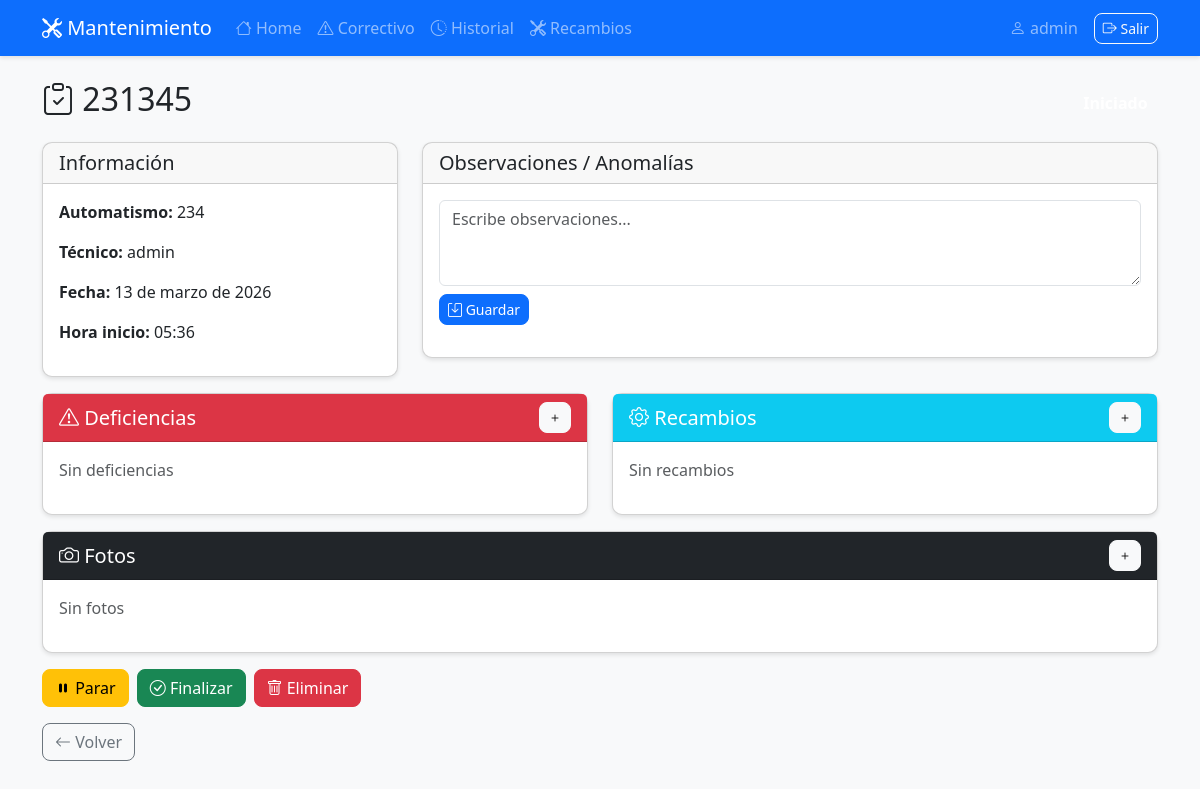
The app's page /preventivo/2/ (signed in) with its own data.
### preventivoapp/models.py (models this page shows, shortened)
class Preventivo(models.Model):
    codigo = models.CharField(max_length=50, unique=True, verbose_name='Código PDS')
    automatismo = models.ForeignKey(Automatismo, on_delete=models.CASCADE, related_name='preventivos')
    tecnico = models.ForeignKey(User, on_delete=models.SET_NULL, null=True, related_name='preventivos')
    fecha_inicio = models.DateField(auto_now_add=True, verbose_name='Fecha inicio')
    hora_inicio = models.TimeField(auto_now_add=True, verbose_name='Hora inicio')
    tiempo = models.DurationField(null=True, blank=True, verbose_name='Tiempo transcurrido')
    observaciones = models.TextField(blank=True, verbose_name='Observaciones / Anomalías')
    fecha_fin = models.DateTimeField(null=True, blank=True, verbose_name='Fecha fin')
    hora_parada = models.DateTimeField(null=True, blank=True, verbose_name='Hora de última parada')
    estado = models.CharField(max_length=20, choices=[
        ('iniciado', 'Iniciado'),
        ('en_progreso', 'En curso'),
        ('parado', 'Parado'),
        ('finalizado', 'Finalizado')
    ], default='iniciado', verbose_name='Estado')
    class Meta:
        verbose_name = 'Preventivo'
        verbose_name_plural = 'Preventivos'
        ordering = ['-fecha_inicio', '-hora_inicio']

class Automatismo(models.Model):
    codigo = models.CharField(max_length=50, unique=True, verbose_name='Código')
    class Meta:
        verbose_name = 'Automatismo'
        verbose_name_plural = 'Automatismos'

### preventivoapp/views.py (the view, shortened to what this page needs)
# urls.py: path('preventivo/<int:id>/', views.detalle_preventivo, name='detalle_preventivo'),
@login_required
def detalle_preventivo(request, id):
    preventivo = get_object_or_404(Preventivo, id=id)
    return render(request, 'preventivoapp/detalle_preventivo.html', {'preventivo': preventivo})

### preventivoapp/templates/preventivoapp/detalle_preventivo.html (shortened to what this page needs)
{% extends 'preventivoapp/base.html' %}
{% load extras %}
{% block content %}
<div class="row">
    <div class="col-12">
        <div class="d-flex justify-content-between align-items-center mb-3">
            <h2><i class="bi bi-clipboard-check"></i> {{ preventivo.codigo }}</h2>
            <span class="badge bg-{{ preventivo.estado|default:'secondary' }} fs-6">
            </span>
        </div>
    </div>
</div>
<div class="row mb-3">
    <div class="col-md-4">
        <div class="card">
            <div class="card-header">
                <h5 class="mb-0">Información</h5>
            </div>
            <div class="card-body">
                <p><strong>Automatismo:</strong> {{ preventivo.automatismo.codigo }}</p>
                <p><strong>Técnico:</strong> {{ preventivo.tecnico.username }}</p>
                <p><strong>Fecha:</strong> {{ preventivo.fecha_inicio }}</p>
                <p><strong>Hora inicio:</strong> {{ preventivo.hora_inicio }}</p>
            </div>
        </div>
    </div>
    <div class="col-md-8">
        <div class="card">
            <div class="card-header d-flex justify-content-between align-items-center">
                <h5 class="mb-0">Observaciones / Anomalías</h5>
            </div>
            <div class="card-body">
                {% if preventivo.estado != 'finalizado' %}
                <form method="post" class="mb-3">
                    <textarea name="observaciones" class="form-control mb-2" rows="3" placeholder="Escribe observaciones...">{{ preventivo.observaciones }}</textarea>
                    <button type="submit" class="btn btn-primary btn-sm">
                        <i class="bi bi-save"></i> Guardar
                    </button>
                </form>
                {% else %}
                <p>{{ preventivo.observaciones|default:"Sin observaciones" }}</p>
                {% endif %}
            </div>
        </div>
    </div>
</div>
<div class="row mb-3">
    <div class="col-md-6">
        <div class="card">
            <div class="card-header bg-danger text-white d-flex justify-content-between align-items-center">
                <h5 class="mb-0"><i class="bi bi-exclamation-triangle"></i> Deficiencias</h5>
                {% if preventivo.estado != 'finalizado' %}
                <button class="btn btn-sm btn-light" data-bs-toggle="modal" data-bs-target="#deficienciaModal">
                    <i class="bi bi-plus"></i>
                </button>
                {% endif %}
            </div>
            <div class="card-body">
                {% if preventivo.deficiencias.all %}
                <ul class="list-group">
                    {% for def in preventivo.deficiencias.all %}
                    <li class="list-group-item d-flex justify-content-between align-items-center">
                        <div>
                            <strong>{{ def.get_tipo_display }}</strong>
                            <span class="badge bg-{% if def.severidad == 'alta' or def.severidad == 'critica' %}danger{% elif def.severidad == 'media' %}warning{% else %}success{% endif %}">
                                {{ def.get_severidad_display }}
                            </span>
                            <p class="mb-0 small">{{ def.descripcion }}</p>
                        </div>
                    </li>
                    {% endfor %}
                </ul>
                {% else %}
                <p class="text-muted">Sin deficiencias</p>
                {% endif %}
            </div>
        </div>
    </div>
    <div class="col-md-6">
        <div class="card">
            <div class="card-header bg-info text-white d-flex justify-content-between align-items-center">
                <h5 class="mb-0"><i class="bi bi-gear"></i> Recambios</h5>
                {% if preventivo.estado != 'finalizado' %}
                <button class="btn btn-sm btn-light" data-bs-toggle="modal" data-bs-target="#recambioModal">
                    <i class="bi bi-plus"></i>
                </button>
                {% endif %}
            </div>
            <div class="card-body">
                {% if preventivo.recambios.all %}
                <ul class="list-group">
                    {% for rec in preventivo.recambios.all %}
                    <li class="list-group-item d-flex justify-content-between align-items-center">
                        {{ rec.nombre }}
                        <span class="badge bg-primary rounded-pill">{{ rec.cantidad }}</span>
                    </li>
                    {% endfor %}
                </ul>
                {% else %}
                <p class="text-muted">Sin recambios</p>
                {% endif %}
            </div>
        </div>
    </div>
</div>
<div class="row mb-3">
    <div class="col-12">
        <div class="card">
            <div class="card-header bg-dark text-white d-flex justify-content-between align-items-center">
                <h5 class="mb-0"><i class="bi bi-camera"></i> Fotos</h5>
                {% if preventivo.estado != 'finalizado' %}
                <button class="btn btn-sm btn-light" data-bs-toggle="modal" data-bs-target="#fotoModal">
                    <i class="bi bi-plus"></i>
                </button>
                {% endif %}
            </div>
            <div class="card-body">
                {% if preventivo.fotos.all %}
                <div class="row">
                    {% for foto in preventivo.fotos.all %}
                    <div class="col-6 col-md-3 mb-2">
                        <a href="{{ foto.imagen }}" target="_blank">
                            <img src="{{ foto.imagen }}" class="img-fluid rounded" style="max-width: 100%; max-height: 200px; height: auto;">
                        </a>
                        {% if foto.descripcion %}
                        <small class="d-block text-muted">{{ foto.descripcion }}</small>
                        {% endif %}
                    </div>
                    {% endfor %}
                </div>
                {% else %}
                <p class="text-muted">Sin fotos</p>
                {% endif %}
            </div>
        </div>
    </div>
</div>
<div class="row">
    <div class="col-12">
        {% if preventivo.estado != 'finalizado' %}
        <div class="d-flex flex-wrap gap-2 mb-3">
            {% if preventivo.estado == 'parado' %}
            <a href="{% url 'reanudar_preventivo' preventivo.id %}" class="btn btn-primary">
                <i class="bi bi-play-fill"></i> Reanudar
            </a>
            {% else %}
            <a href="{% url 'parar_preventivo' preventivo.id %}" class="btn btn-warning" onclick="return confirm('¿Parar preventivo?')">
                <i class="bi bi-pause-fill"></i> Parar
            </a>
            {% endif %}
            <a href="{% url 'finalizar_preventivo' preventivo.id %}" class="btn btn-success" onclick="return confirm('¿Finalizar preventivo?')">
                <i class="bi bi-check-circle"></i> Finalizar
            </a>
            <a href="{% url 'eliminar_preventivo' preventivo.id %}" class="btn btn-danger" onclick="return confirm('¿Eliminar preventivo? Esta acción no se puede deshacer.')">
                <i class="bi bi-trash"></i> Eliminar
            </a>
        </div>
        {% endif %}
        <a href="{% url 'automatismos' %}" class="btn btn-outline-secondary">
            <i class="bi bi-arrow-left"></i> Volver
        </a>
    </div>
</div>
{% endblock %}

### preventivoapp/templates/preventivoapp/base.html (shortened to what this page needs)
<!DOCTYPE html>
<html lang="es">
<head>
    <link href="https://cdn.jsdelivr.net/npm/bootstrap@5.3.0/dist/css/bootstrap.min.css" rel="stylesheet">
    <link rel="stylesheet" href="https://cdn.jsdelivr.net/npm/bootstrap-icons@1.10.0/font/bootstrap-icons.css">
</head>
<body>
    {% if user.is_authenticated %}
    <nav class="navbar navbar-expand-lg navbar-dark bg-primary mb-4">
        <div class="container">
            <a class="navbar-brand" href="{% url 'automatismos' %}">
                <i class="bi bi-tools"></i> Mantenimiento
            </a>
            <div class="collapse navbar-collapse" id="navbarNav">
                <ul class="navbar-nav me-auto">
                    <li class="nav-item">
                        <a class="nav-link" href="{% url 'automatismos' %}">
                            <i class="bi bi-house"></i> Home
                        </a>
                    </li>
                    <li class="nav-item">
                        <a class="nav-link" href="{% url 'crear_correctivo' %}">
                            <i class="bi bi-exclamation-triangle"></i> Correctivo
                        </a>
                    </li>
                    <li class="nav-item">
                        <a class="nav-link" href="{% url 'historial' %}">
                            <i class="bi bi-clock-history"></i> Historial
                        </a>
                    </li>
                    <li class="nav-item">
                        <a class="nav-link" href="{% url 'buscar_recambios' %}">
                            <i class="bi bi-tools"></i> Recambios
                        </a>
                    </li>
                </ul>
                <span class="navbar-text me-3">
                    <i class="bi bi-person"></i> {{ user.username }}
                </span>
                <a href="{% url 'logout' %}" class="btn btn-outline-light btn-sm">
                    <i class="bi bi-box-arrow-right"></i> Salir
                </a>
            </div>
        </div>
    </nav>
    {% endif %}
    <div class="container">
        {% block content %}{% endblock %}
    </div>
</body>
</html>

### preventivoapp/templates/preventivoapp/base.html (style rules this page uses)
body { background-color: #f8f9fa; }
.card { border-radius: 10px; box-shadow: 0 2px 4px rgba(0,0,0,0.1); }
.btn { border-radius: 8px; }
.navbar { box-shadow: 0 2px 4px rgba(0,0,0,0.1); }

### records on screen
Preventivo: codigo "231345", automatismo.codigo "234", tecnico.username "admin", fecha_inicio "13 de marzo de 2026", hora_inicio "05:36"

### other values on screen
{{ user.username }} "admin"
